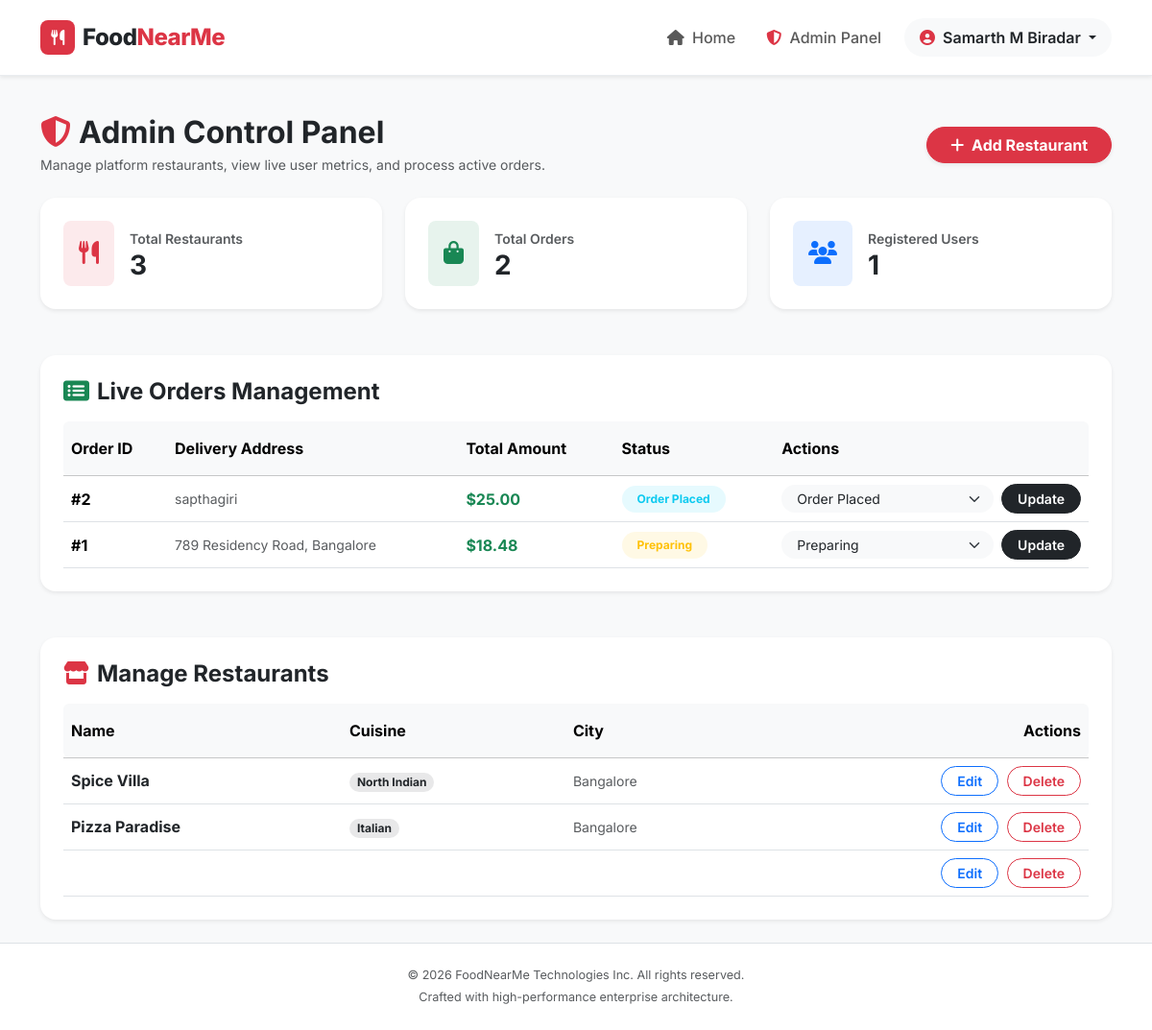
The page /admin (signed in) on the database its author committed.
### app.py (models this page shows)
class Order(db.Model):
    id = db.Column(db.Integer, primary_key=True)
    restaurant_id = db.Column(db.Integer, db.ForeignKey('restaurant.id'), nullable=False)
    user_id = db.Column(db.Integer, db.ForeignKey('user.id'), nullable=True)
    delivery_address = db.Column(db.String(300), nullable=False)
    total_amount = db.Column(db.Float, nullable=False)
    status = db.Column(db.String(50), default='Order Placed', nullable=False)
    created_at = db.Column(db.DateTime, default=datetime.utcnow)
    items = db.relationship('OrderItem', backref='order', lazy=True, cascade="all, delete-orphan")

class Restaurant(db.Model):
    id = db.Column(db.Integer, primary_key=True)
    name = db.Column(db.String(100), nullable=False)
    cuisine = db.Column(db.String(50), nullable=False)
    address = db.Column(db.String(200), nullable=False)
    city = db.Column(db.String(100), nullable=False)
    description = db.Column(db.Text, nullable=True)
    image_url = db.Column(db.String(300), nullable=True)
    latitude = db.Column(db.Float, nullable=True)
    longitude = db.Column(db.Float, nullable=True)
    menus = db.relationship('MenuItem', backref='restaurant', lazy=True, cascade="all, delete-orphan")
    reviews = db.relationship('Review', backref='restaurant', lazy=True, cascade="all, delete-orphan")
    orders = db.relationship('Order', backref='restaurant', lazy=True, cascade="all, delete-orphan")

### app.py (the view)
@app.route('/admin')
def admin():
    restaurants = Restaurant.query.all()
    orders = Order.query.order_by(Order.created_at.desc()).all()
    users_count = User.query.count()
    return render_template('admin.html', restaurants=restaurants, orders=orders, users_count=users_count)

### templates/admin.html (shortened to what this page needs)
{% extends "base.html" %}
{% block content %}
<div class="container py-4">
    <div class="d-flex justify-content-between align-items-center mb-4">
        <div>
            <h2 class="fw-bold text-dark mb-1"><i class="fas fa-shield-alt text-danger me-2"></i>Admin Control Panel</h2>
            <p class="text-muted small mb-0">Manage platform restaurants, view live user metrics, and process active orders.</p>
        </div>
        <a href="{{ url_for('add_restaurant') }}" class="btn btn-danger rounded-pill px-4 fw-bold shadow-sm">
            <i class="fas fa-plus me-1"></i> Add Restaurant
        </a>
    </div>
    <div class="row g-4 mb-5">
        <div class="col-md-4">
            <div class="card border-0 shadow-sm rounded-4 p-4 bg-white">
                <div class="d-flex align-items-center">
                    <div class="bg-danger bg-opacity-10 text-danger rounded-3 p-3 me-3 fs-4">
                        <i class="fas fa-utensils"></i>
                    </div>
                    <div>
                        <span class="text-muted small fw-semibold">Total Restaurants</span>
                        <h3 class="fw-bold text-dark mb-0">{{ restaurants|length }}</h3>
                    </div>
                </div>
            </div>
        </div>
        <div class="col-md-4">
            <div class="card border-0 shadow-sm rounded-4 p-4 bg-white">
                <div class="d-flex align-items-center">
                    <div class="bg-success bg-opacity-10 text-success rounded-3 p-3 me-3 fs-4">
                        <i class="fas fa-shopping-bag"></i>
                    </div>
                    <div>
                        <span class="text-muted small fw-semibold">Total Orders</span>
                        <h3 class="fw-bold text-dark mb-0">{{ orders|length }}</h3>
                    </div>
                </div>
            </div>
        </div>
        <div class="col-md-4">
            <div class="card border-0 shadow-sm rounded-4 p-4 bg-white">
                <div class="d-flex align-items-center">
                    <div class="bg-primary bg-opacity-10 text-primary rounded-3 p-3 me-3 fs-4">
                        <i class="fas fa-users"></i>
                    </div>
                    <div>
                        <span class="text-muted small fw-semibold">Registered Users</span>
                        <h3 class="fw-bold text-dark mb-0">{{ users_count }}</h3>
                    </div>
                </div>
            </div>
        </div>
    </div>
    <div class="card border-0 shadow-sm rounded-4 p-4 mb-5 bg-white">
        <h4 class="fw-bold text-dark mb-3"><i class="fas fa-list-alt text-success me-2"></i>Live Orders Management</h4>
        <div class="table-responsive">
            <table class="table align-middle mb-0">
                <thead class="table-light">
                    <tr>
                        <th class="py-3 rounded-start">Order ID</th>
                        <th class="py-3">Delivery Address</th>
                        <th class="py-3">Total Amount</th>
                        <th class="py-3">Status</th>
                        <th class="py-3 rounded-end">Actions</th>
                    </tr>
                </thead>
                <tbody>
                    {% for order in orders %}
                    <tr>
                        <td class="fw-bold">#{{ order.id }}</td>
                        <td class="text-muted small">{{ order.delivery_address }}</td>
                        <td class="fw-bold text-success">${{ "%.2f"|format(order.total_amount) }}</td>
                        <td>
                            {% set status_color = 'success' if order.status == 'Delivered' else ('warning' if order.status == 'Preparing' else 'info') %}
                            <span class="badge bg-{{ status_color }} bg-opacity-10 text-{{ status_color }} px-3 py-2 rounded-pill fw-bold">
                                {{ order.status }}
                            </span>
                        </td>
                        <td>
                            <form action="{{ url_for('update_order_status', order_id=order.id) }}" method="POST" class="d-flex align-items-center gap-2">
                                <select name="status" class="form-select form-select-sm rounded-pill border-0 bg-light px-3 shadow-none">
                                    <option value="Order Placed" {% if order.status == 'Order Placed' %}selected{% endif %}>Order Placed</option>
                                    <option value="Preparing" {% if order.status == 'Preparing' %}selected{% endif %}>Preparing</option>
                                </select>
                                <button type="submit" class="btn btn-sm btn-dark rounded-pill px-3 fw-semibold">Update</button>
                            </form>
                        </td>
                    </tr>
                    {% else %}
                    <tr>
                        <td colspan="5" class="text-center py-4 text-muted">No orders placed yet.</td>
                    </tr>
                    {% endfor %}
                </tbody>
            </table>
        </div>
    </div>
    <div class="card border-0 shadow-sm rounded-4 p-4 bg-white">
        <h4 class="fw-bold text-dark mb-3"><i class="fas fa-store text-danger me-2"></i>Manage Restaurants</h4>
        <div class="table-responsive">
            <table class="table align-middle mb-0">
                <thead class="table-light">
                    <tr>
                        <th class="py-3 rounded-start">Name</th>
                        <th class="py-3">Cuisine</th>
                        <th class="py-3">City</th>
                        <th class="py-3 rounded-end text-end">Actions</th>
                    </tr>
                </thead>
                <tbody>
                    {% for restaurant in restaurants %}
                    <tr>
                        <td class="fw-bold text-dark">{{ restaurant.name }}</td>
                        <td><span class="badge bg-dark bg-opacity-10 text-dark px-2 py-1 rounded-pill">{{ restaurant.cuisine }}</span></td>
                        <td class="text-muted small">{{ restaurant.city }}</td>
                        <td class="text-end">
                            <a href="{{ url_for('edit_restaurant', id=restaurant.id) }}" class="btn btn-sm btn-outline-primary rounded-pill px-3 me-1 fw-semibold">Edit</a>
                            <form action="{{ url_for('delete_restaurant', id=restaurant.id) }}" method="POST" class="d-inline">
                                <button type="submit" class="btn btn-sm btn-outline-danger rounded-pill px-3 fw-semibold" onclick="return confirm('Are you sure you want to delete this restaurant?');">Delete</button>
                            </form>
                        </td>
                    </tr>
                    {% else %}
                    <tr>
                        <td colspan="4" class="text-center py-4 text-muted">No restaurants available.</td>
                    </tr>
                    {% endfor %}
                </tbody>
            </table>
        </div>
    </div>
</div>
{% endblock %}

### static/css/style.css (style rules this page uses)
:root { --brand-primary: #E23744; --brand-hover: #C71F2C; --brand-secondary: #198754; --text-main: #1C1C1C; --text-muted: #6C757D; --bg-main: #F8F9FA; --card-bg: #FFFFFF; --border-color: #E9ECEF; --shadow-sm: 0 2px 4px rgba(0, 0, 0, 0.02); --shadow-md: 0 8px 24px rgba(0, 0, 0, 0.06); --shadow-lg: 0 1rem 2rem rgba(0, 0, 0, 0.08); --transition-base: all 0.25s cubic-bezier(0.16, 1, 0.3, 1); }
body { background-color: var(--bg-main); font-family: 'Inter', sans-serif; color: var(--text-main); -webkit-font-smoothing: antialiased; text-rendering: optimizeLegibility; }
.card { border: 1px solid var(--border-color); border-radius: 16px; background: var(--card-bg); overflow: hidden; transition: var(--transition-base); }
.btn { border-radius: 10px; font-weight: 600; transition: var(--transition-base); }

### rows shown on the page
Order: id "2", delivery_address "sapthagiri", total_amount "25.00", status "Order Placed"
Order: id "1", delivery_address "789 Residency Road, Bangalore", total_amount "18.48", status "Preparing"
Restaurant: name "Spice Villa", cuisine "North Indian", city "Bangalore"
Restaurant: name "Pizza Paradise", cuisine "Italian", city "Bangalore"

### other values the page prints
{{ session.get('username') }} "Samarth M Biradar"
{{ restaurants|length }} "3"
{{ orders|length }} "2"
{{ users_count }} "1"
